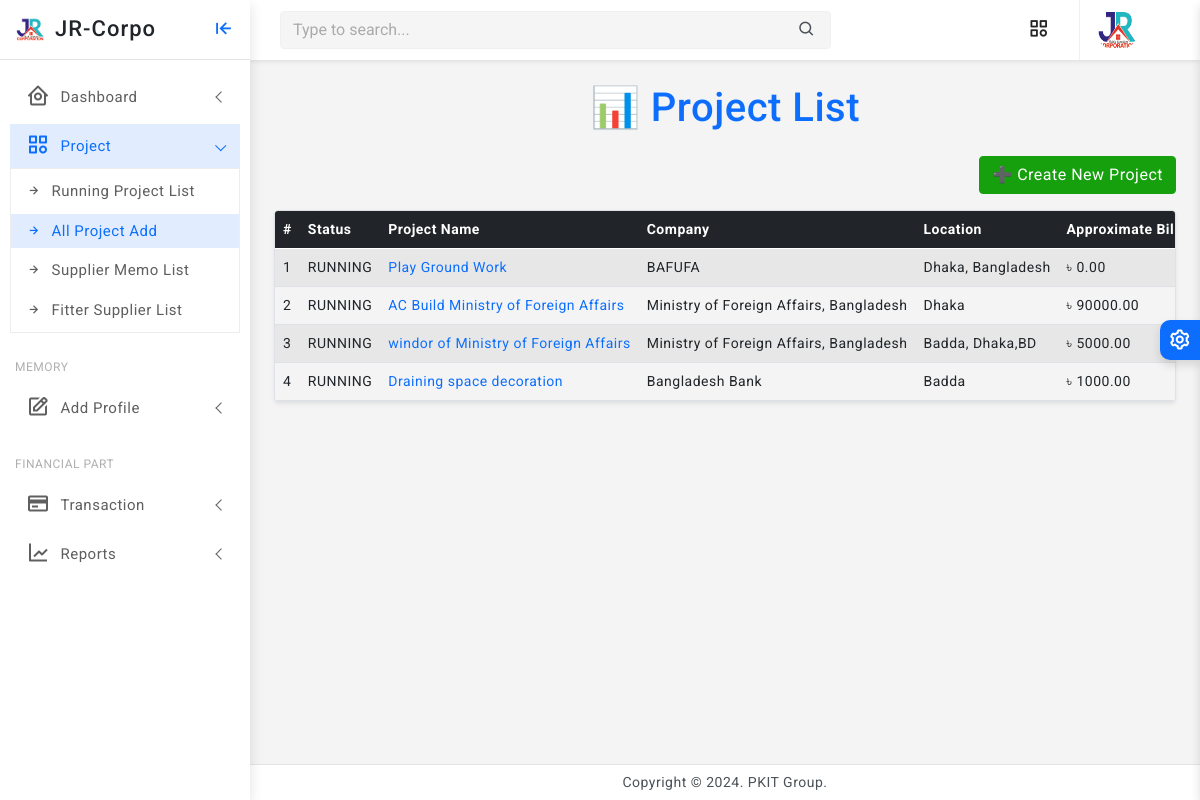
Page /projects/all/ on the committed database.
### core/models.py (models this page shows, shortened)
class Project(models.Model):
    STATUS_CHOICES = [
        ('RUNNING', 'Running'),
        ('TRIAL', 'Trial Period'),
        ('CLOSED', 'Closed'),
        ('OTHER', 'Other'),
    ]
    company = models.ForeignKey(Company, on_delete=models.CASCADE, related_name='projects')
    name = models.CharField(max_length=255)
    location = models.CharField(max_length=255)
    approximate_bill = models.PositiveIntegerField(default=0)
    current_cost = models.PositiveIntegerField(default=0, null=True, blank=True)
    final_bill = models.PositiveIntegerField(default=0, null=True, blank=True)
    current_paid = models.PositiveIntegerField(default=0, null=True, blank=True)
    created_at = models.DateTimeField(auto_now_add=True)
    updated_at = models.DateTimeField(auto_now=True)
    status = models.CharField(max_length=10, null=True, blank=True, choices=STATUS_CHOICES, default='RUNNING')
    @property
    def profit_or_loss(self):
        if self.final_bill is not None and self.current_cost is not None:
            return self.final_bill - self.current_cost
        return 0

class Organization(models.Model):
    name = models.CharField(max_length=255, unique=True)
    location = models.CharField(max_length=255)
    phone = models.CharField(max_length=20)
    logo = models.ImageField(upload_to='media/logos/', blank=True, null=True)
    created_at = models.DateTimeField(auto_now_add=True)
    updated_at = models.DateTimeField(auto_now=True)
    class Meta:
        abstract = True

class Company(Organization):
    pass

### core/views.py (the view)
# urls.py: path('projects/all/', views.all_project_list, name='all_project_list'),
def all_project_list(request):
    projects = Project.objects.all().order_by('-created_at')
    return render(request, 'project/project_list.html', {'projects': projects})

### core/templates/project/project_list.html (shortened to what this page needs)
{% extends 'partials/base0.html' %}
{% block content %}
{% load static %}
<div>
    <h1 class="text-center mb-4 text-primary">📊 Project List</h1>
    <div class="text-end mb-3">
        <a href="{% url 'project_create' %}" class="btn btn-success">➕ Create New Project</a>
    </div>
    {% if projects %}
        <div class="table-responsive shadow-sm rounded border">
            <table class="table table-striped table-hover align-middle mb-0">
                <thead class="table-dark">
                    <tr>
                        <th>#</th>
                        <th>Status</th>
                        <th>Project Name</th>
                        <th>Company</th>
                        <th>Location</th>
                        <th>Approximate Bill</th>
                    </tr>
                </thead>
                <tbody>
                    {% for project in projects %}
                    <tr>
                        <td>{{ forloop.counter }}</td>
                        <td>{{ project.status }}</td>
                        <td>
                            <a href="{% url 'project_record_detail' project.pk %}">
                                {{ project.name }}
                            </a>
                        </td>
                        <td>{{ project.company.name }}</td>
                        <td>{{ project.location }}</td>
                        <td>৳ {{ project.approximate_bill|floatformat:2 }}</td>
                    </tr>
                    {% endfor %}
                </tbody>
            </table>
        </div>
    {% else %}
        <div class="alert alert-warning text-center">No projects found.</div>
    {% endif %}
</div>
{% endblock %}

### static/assets/css/app.css (style rules this page uses)
body { font-size: 14px; color: #4c5258; letter-spacing: .5px; background-color: #f4f4f4; overflow-x: hidden; font-family: Roboto, sans-serif }

### rows in the picture
Project: status "RUNNING", name "Play Ground Work", company.name "BAFUFA", location "Dhaka, Bangladesh", approximate_bill "0.00"
Project: status "RUNNING", name "AC Build Ministry of Foreign Affairs", company.name "Ministry of Foreign Affairs, Bangladesh", location "Dhaka", approximate_bill "90000.00"
Project: status "RUNNING", name "windor of Ministry of Foreign Affairs", company.name "Ministry of Foreign Affairs, Bangladesh", location "Badda, Dhaka,BD", approximate_bill "5000.00"
Project: status "RUNNING", name "Draining space decoration", company.name "Bangladesh Bank", location "Badda", approximate_bill "1000.00"
